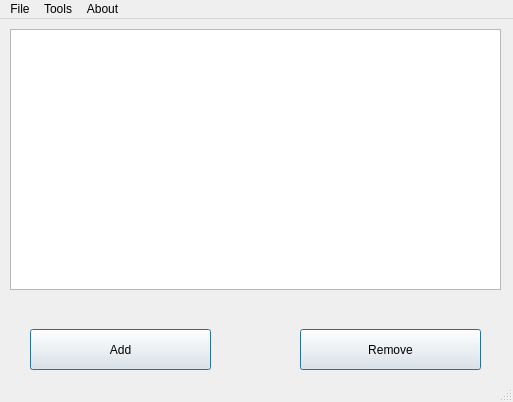
<?xml version="1.0" encoding="UTF-8"?>
<ui version="4.0">
 <class>MainWindow</class>
 <widget class="QMainWindow" name="MainWindow">
  <property name="geometry">
   <rect>
    <x>0</x>
    <y>0</y>
    <width>513</width>
    <height>402</height>
   </rect>
  </property>
  <property name="windowTitle">
   <string>MainWindow</string>
  </property>
  <widget class="QWidget" name="centralwidget">
   <widget class="QTableView" name="tableView">
    <property name="geometry">
     <rect>
      <x>10</x>
      <y>10</y>
      <width>491</width>
      <height>261</height>
     </rect>
    </property>
   </widget>
   <widget class="QPushButton" name="pushButton">
    <property name="geometry">
     <rect>
      <x>30</x>
      <y>310</y>
      <width>181</width>
      <height>41</height>
     </rect>
    </property>
    <property name="styleSheet">
     <string notr="true">font: 900 14pt &quot;Segoe UI Black&quot;;</string>
    </property>
    <property name="text">
     <string>Add</string>
    </property>
    <property name="autoDefault">
     <bool>false</bool>
    </property>
    <property name="default">
     <bool>true</bool>
    </property>
   </widget>
   <widget class="QPushButton" name="pushButton_2">
    <property name="geometry">
     <rect>
      <x>300</x>
      <y>310</y>
      <width>181</width>
      <height>41</height>
     </rect>
    </property>
    <property name="cursor">
     <cursorShape>ArrowCursor</cursorShape>
    </property>
    <property name="autoFillBackground">
     <bool>false</bool>
    </property>
    <property name="styleSheet">
     <string notr="true">font: 900 14pt &quot;Segoe UI Black&quot;;</string>
    </property>
    <property name="text">
     <string>Remove</string>
    </property>
    <property name="checkable">
     <bool>false</bool>
    </property>
    <property name="default">
     <bool>true</bool>
    </property>
    <property name="flat">
     <bool>false</bool>
    </property>
   </widget>
  </widget>
  <widget class="QMenuBar" name="menubar">
   <property name="geometry">
    <rect>
     <x>0</x>
     <y>0</y>
     <width>513</width>
     <height>22</height>
    </rect>
   </property>
   <widget class="QMenu" name="menuFile">
    <property name="title">
     <string>File</string>
    </property>
   </widget>
   <widget class="QMenu" name="menuTools">
    <property name="title">
     <string>Tools</string>
    </property>
   </widget>
   <widget class="QMenu" name="menuAbout">
    <property name="title">
     <string>About</string>
    </property>
    <addaction name="actionQt"/>
    <addaction name="separator"/>
    <addaction name="actionAbout_Us"/>
   </widget>
   <addaction name="menuFile"/>
   <addaction name="menuTools"/>
   <addaction name="menuAbout"/>
  </widget>
  <widget class="QStatusBar" name="statusbar"/>
  <action name="actionQt">
   <property name="text">
    <string>Qt</string>
   </property>
  </action>
  <action name="actionAbout_Us">
   <property name="text">
    <string>About Us</string>
   </property>
  </action>
 </widget>
 <resources/>
 <connections/>
</ui>
